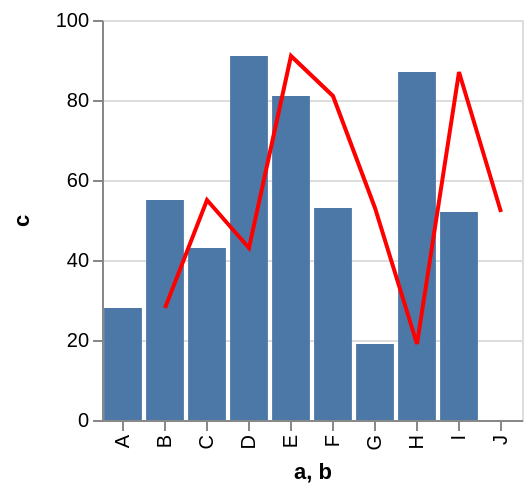

The specification (Vega-Lite) saved for this image:
### Vega specification from a JSON file in a GitHub repository (floating-point values rounded to 4 significant figures)
{"$schema": "https://vega.github.io/schema/vega/v3.0.json", "autosize": "pad", "padding": 5, "height": 200, "style": "cell", "data": [{"name": "source_0", "values": [{"a": "A", "b": "B", "c": 28}, {"a": "B", "b": "C", "c": 55}, {"a": "C", "b": "D", "c": 43}, {"a": "D", "b": "E", "c": 91}, {"a": "E", "b": "F", "c": 81}, {"a": "F", "b": "G", "c": 53}, {"a": "G", "b": "H", "c": 19}, {"a": "H", "b": "I", "c": 87}, {"a": "I", "b": "J", "c": 52}]}, {"name": "data_1", "source": "source_0", "transform": [{"type": "formula", "expr": "toNumber(datum[\"c\"])", "as": "c"}, {"type": "filter", "expr": "datum[\"c\"] !== null && !isNaN(datum[\"c\"])"}]}, {"name": "data_2", "source": "source_0", "transform": [{"type": "formula", "expr": "toNumber(datum[\"c\"])", "as": "c"}, {"type": "filter", "expr": "datum[\"c\"] !== null && !isNaN(datum[\"c\"])"}]}], "signals": [{"name": "x_step", "value": 21}, {"name": "width", "update": "bandspace(domain('x').length, 0.1, 0.05) * x_step"}], "marks": [{"name": "layer_0_marks", "type": "rect", "style": ["bar"], "from": {"data": "data_1"}, "encode": {"update": {"x": {"scale": "x", "field": "a"}, "width": {"scale": "x", "band": true}, "y": {"scale": "y", "field": "c"}, "y2": {"scale": "y", "value": 0}, "fill": {"value": "#4c78a8"}}}}, {"name": "layer_1_marks", "type": "line", "style": ["line"], "sort": {"field": "datum[\"b\"]", "order": "descending"}, "from": {"data": "data_2"}, "encode": {"update": {"x": {"scale": "x", "field": "b", "band": 0.5}, "y": {"scale": "y", "field": "c"}, "stroke": {"value": "red"}}}}], "scales": [{"name": "x", "type": "band", "domain": {"fields": [{"data": "data_1", "field": "a"}, {"data": "data_2", "field": "b"}], "sort": true}, "range": {"step": {"signal": "x_step"}}, "paddingInner": 0.1, "paddingOuter": 0.05}, {"name": "y", "type": "linear", "domain": {"fields": [{"data": "data_1", "field": "c"}, {"data": "data_2", "field": "c"}], "sort": true}, "range": [{"signal": "height"}, 0], "nice": true, "zero": true}], "axes": [{"scale": "x", "orient": "bottom", "labelOverlap": true, "title": "a, b", "zindex": 1, "encode": {"labels": {"update": {"angle": {"value": 270}, "align": {"value": "right"}, "baseline": {"value": "middle"}}}}}, {"scale": "y", "orient": "left", "labelOverlap": true, "tickCount": {"signal": "ceil(height/40)"}, "title": "c", "zindex": 1}, {"scale": "y", "orient": "left", "domain": false, "grid": true, "labels": false, "maxExtent": 0, "minExtent": 0, "tickCount": {"signal": "ceil(height/40)"}, "ticks": false, "zindex": 0, "gridScale": "x"}], "config": {"axis": {"titlePadding": 5}, "axisY": {"minExtent": 30}}}
